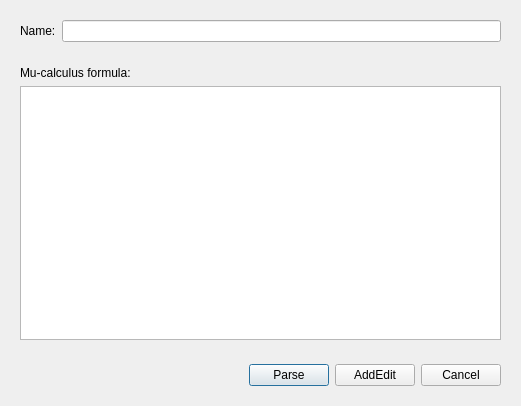
<?xml version="1.0" encoding="UTF-8"?>
<ui version="4.0">
 <class>AddEditPropertyDialog</class>
 <widget class="QDialog" name="AddEditPropertyDialog">
  <property name="geometry">
   <rect>
    <x>0</x>
    <y>0</y>
    <width>521</width>
    <height>406</height>
   </rect>
  </property>
  <property name="windowTitle">
   <string>Dialog</string>
  </property>
  <layout class="QVBoxLayout" name="verticalLayout_2">
   <item>
    <widget class="QWidget" name="widget" native="true">
     <layout class="QHBoxLayout" name="horizontalLayout">
      <item>
       <widget class="QLabel" name="label_2">
        <property name="text">
         <string>Name:</string>
        </property>
       </widget>
      </item>
      <item>
       <widget class="QLineEdit" name="propertyNameField"/>
      </item>
     </layout>
    </widget>
   </item>
   <item>
    <widget class="QWidget" name="widget_3" native="true">
     <layout class="QVBoxLayout" name="verticalLayout">
      <item>
       <widget class="QLabel" name="label">
        <property name="text">
         <string>Mu-calculus formula:</string>
        </property>
       </widget>
      </item>
      <item>
       <widget class="CodeEditor" name="propertyTextField"/>
      </item>
     </layout>
    </widget>
   </item>
   <item>
    <widget class="QWidget" name="widget_2" native="true">
     <layout class="QHBoxLayout" name="horizontalLayout_2">
      <item>
       <spacer name="horizontalSpacer">
        <property name="orientation">
         <enum>Qt::Horizontal</enum>
        </property>
        <property name="sizeHint" stdset="0">
         <size>
          <width>40</width>
          <height>20</height>
         </size>
        </property>
       </spacer>
      </item>
      <item>
       <widget class="QPushButton" name="parseButton">
        <property name="text">
         <string>Parse</string>
        </property>
       </widget>
      </item>
      <item>
       <widget class="QPushButton" name="saveButton">
        <property name="text">
         <string>AddEdit</string>
        </property>
       </widget>
      </item>
      <item>
       <widget class="QPushButton" name="cancelButton">
        <property name="text">
         <string>Cancel</string>
        </property>
       </widget>
      </item>
     </layout>
    </widget>
   </item>
  </layout>
 </widget>
 <customwidgets>
  <customwidget>
   <class>CodeEditor</class>
   <extends>QPlainTextEdit</extends>
   <header>codeeditor.h</header>
  </customwidget>
 </customwidgets>
 <resources/>
 <connections/>
</ui>
